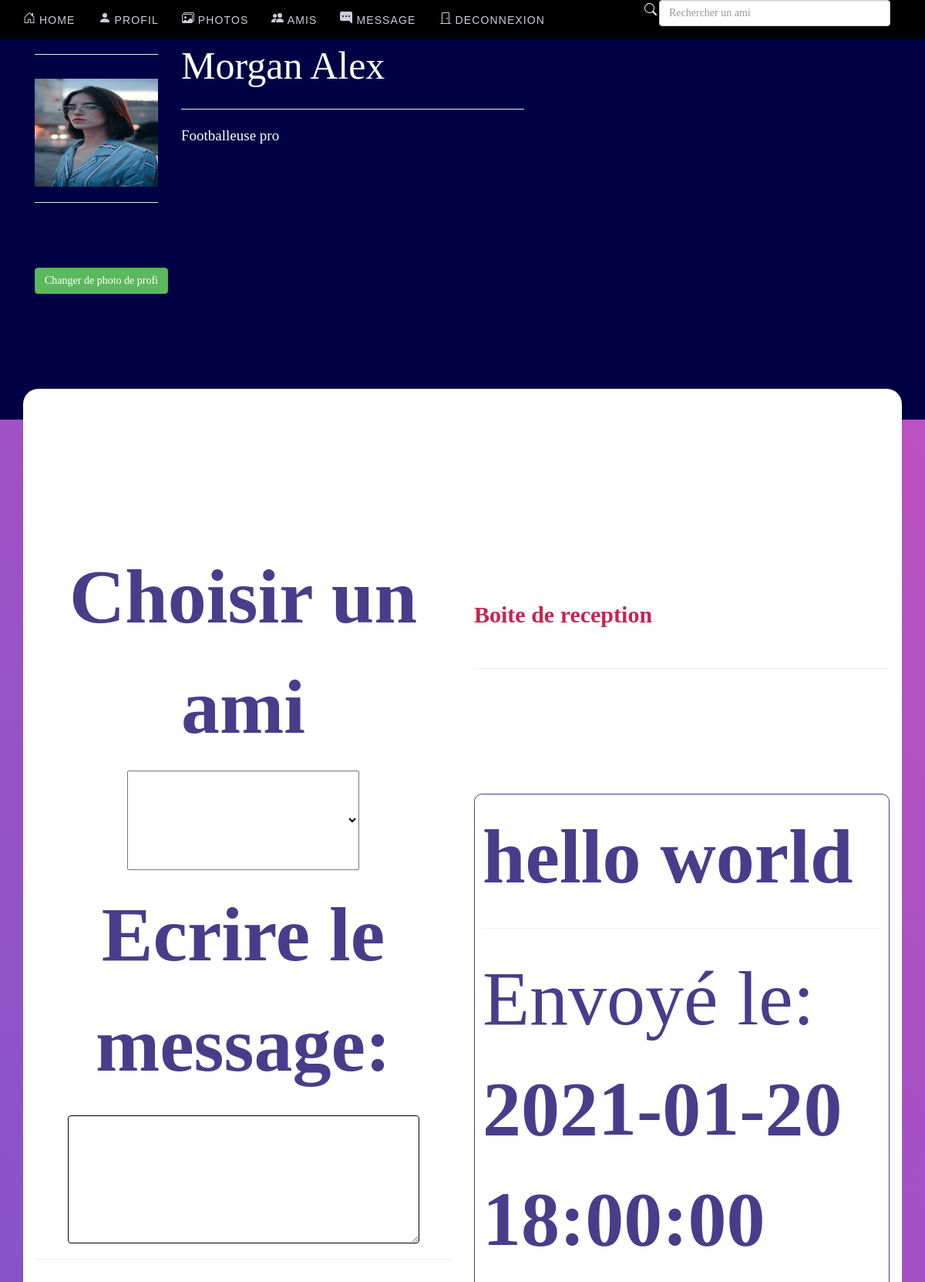
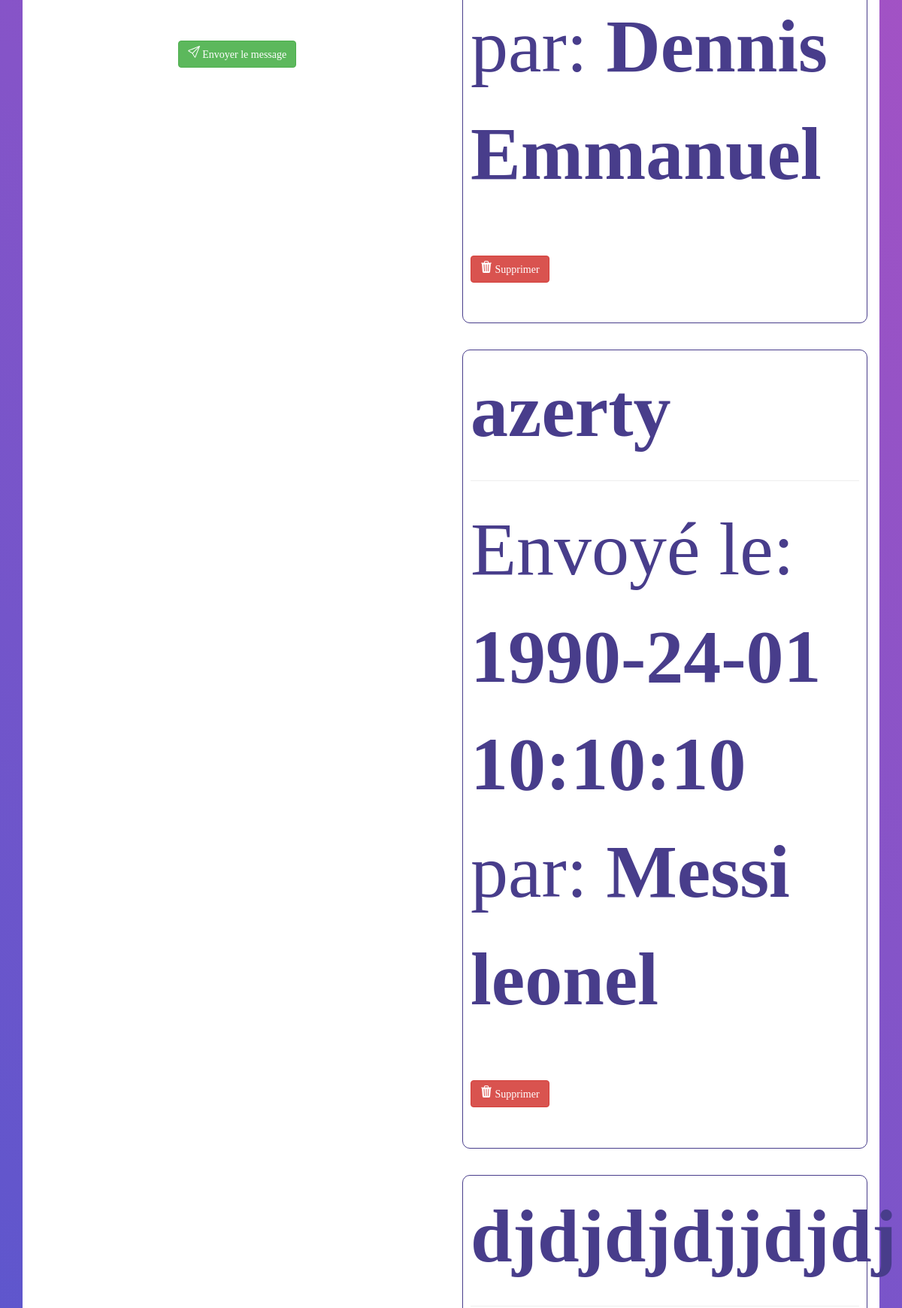
Page /Login_v1/message.php (signed in, upper part) on the committed database (2 pictures, top to bottom).
### tables this page shows
CREATE TABLE IF NOT EXISTS `members` (
  `member_id` int(11) NOT NULL AUTO_INCREMENT,
  `nom` varchar(100) NOT NULL,
  `prenom` varchar(100) NOT NULL,
  `address` varchar(100) NOT NULL,
  `email` varchar(100) NOT NULL,
  `age` int(11) NOT NULL,
  `sexe` varchar(100) NOT NULL,
  `username` varchar(100) NOT NULL,
  `password` varchar(100) NOT NULL,
  `image` varchar(100) NOT NULL,
  `birthdate` varchar(100) NOT NULL,
  `numero` varchar(100) NOT NULL,
  `status` varchar(100) NOT NULL,
  `bio` varchar(255) NOT NULL,
  PRIMARY KEY (`member_id`)
);

CREATE TABLE IF NOT EXISTS `message` (
  `message_id` int(11) NOT NULL AUTO_INCREMENT,
  `sender_id` int(11) NOT NULL,
  `reciever_id` int(11) NOT NULL,
  `content` varchar(100) NOT NULL,
  `date_sended` varchar(100) NOT NULL,
  PRIMARY KEY (`message_id`)
);

### Login_v1/session.php (called while the page is built, shortened)
<?php
$session_id = $_SESSION['id'];
$session_query = $conn->prepare("SELECT * FROM members WHERE member_id = ?");
$session_query->execute(array($session_id));
$user_row = $session_query->fetch();
$image = $user_row['image'];
?>

### Login_v1/message.php (the view, shortened to what this page needs)
<!DOCTYPE html>
<html lang="en">
<head>
</head>
<?php include('header.php'); ?>
<?php include('session.php'); ?>
<body>
<?php include('navbar.php'); ?>
<div id="masthead">
    <div class="container">
        <?php include('photoshead.php'); ?>
    </div>
    <div class="container">
        <div class="row">
            <div class="col-md-12">
                <div class="top-spacer"> </div>
            </div>
        </div>
    </div>
</div>
<div class="container">
    <div class="row">
        <div class="col-md-12">
            <div class="panel">
                <div class="panel-body">
                    <div class="row">
                        <br>
                        <div class="col-md-6 col-sm-3 text-center">
                            <form method="post" id="send_message" action="sendmessage.php">
                                <div class="control-group">
                                    <label>Choisir un ami</label>
                                    <div class="controls">
                                        <select name="friend_id" class="combo" required>
                                            <option></option>
                                            <?php
                                            $query = $conn->query("SELECT members.member_id , members.nom , members.prenom , members.image , friends.friends_id   FROM members  , friends
	WHERE friends.my_friend_id = '$session_id' AND members.member_id = friends.my_id
	OR friends.my_id = '$session_id' AND members.member_id = friends.my_friend_id
	");
                                            while($row = $query->fetch()){
                                                $friend_name = $row['nom']." ".$row['lprenom'];
                                                $id = $row['member_id'];
                                                ?>
                                                <option value="<?php echo $id; ?>"><?php echo $friend_name; ?></option>
                                            <?php } ?>
                                        </select>
                                    </div>
                                </div>
                                <div class="control-group">
                                    <label>Ecrire le message:</label>
                                    <div class="controls">
                                        <textarea name="my_message" class="my_message" required></textarea>
                                    </div>
                                </div>
                                <hr>
                                <div class="control-group">
                                    <div class="controls">
                                        <button  class="btn btn-success">
                                            Envoyer le message </button>
                                    </div>
                                </div>
                            </form>
                        </div>
                        <div class="col-md-6 col-sm-9">
                            <strong style="color: #c7254e; font-size: 30px;">Boite de reception</strong>
                            <hr>
                            <br>
                            <?php
                            $query = $conn->query("SELECT * FROM message
				LEFT JOIN members ON message.sender_id = members.member_id WHERE reciever_id = '$session_id' ");
                            while($row = $query->fetch()){
                                $id = $row['message_id'];
                                ?>
                                <div class="mes">
                                    <div class="message"> <strong><?php echo $row['content']; ?></strong>
                                        <hr>
                                        <div class="pull-left">Envoyé le: <strong><?php echo $row['date_sended']; ?></strong></div>
                                        <div class="pull-right">par: <strong> <?php echo $row['nom']." ".$row['prenom']; ?></strong></div>
                                        <br>
                                        <a href="deletemessage.php<?php echo '?id='.$id; ?>" class="btn btn-danger">
                                            Supprimer</a>
                                    </div>
                                </div>
                            <?php } ?>
                        </div>
                    </div>
                </div>
            </div>
        </div>
    </div>
</div>
<?php include('footer.php'); ?>
</body>
</html>

### Login_v1/heading2.php (shortened to what this page needs)
<!DOCTYPE html>
<body>
<div class="row">
    <div class="col-md-2">
        <hr>
        <img class="pp" src="<?php echo $image; ?>" height="140" width="160">
        <hr>
        <a class="btn btn-success" href="changepic.php">Changer de photo de profi</a>
    </div>
    <div class="col-md-5">
        <?php
        $query = $conn->query("select * from members where member_id = '$session_id'");
        $row = $query->fetch();
        ?>
        <p style="font-size: 50px;">  <?php echo $row['nom']." ".$row['prenom']; ?><span class="margin-p"> </span>
        <hr>
        <p style="font-size: 19px;"><?php echo $row['bio']; ?></p>
    </div>
</div>
</body>

### Login_v1/css/my_style.css (style rules this page uses)
body { font-family: "Helvetica Neue", Helvetica, Arial, sans-serif !important; background: #9053c7; background: -webkit-linear-gradient(-135deg, #c850c0, #4158d0); background: -o-linear-gradient(-135deg, #c850c0, #4158d0); background: -moz-linear-gradient(-135deg, #c850c0, #4158d0); background: linear-gradient(-135deg, #c850c0, #4158d0); }
.top-spacer { border-radius: 20px 20px 0 0; }
.mes { margin-bottom: 35px; }
.col-md-5 > p { color: #ffffff !important; }
.top-spacer { margin-top: 26px; }
#masthead { background-size:cover !important; }
textarea { border: 1px solid; border-radius: 4px; height: 166px; margin-top: 14px; width: 456px !important; }
body { font-family: 'TR Century Gothic' !important; padding-top:50px; color:#646464; background-color:#efefef; }
.combo { margin-bottom: 13px; padding: 7px; width: 301px; }
.message { border: 1px solid; border-radius: 10px; padding: 10px; }
#masthead { min-height:199px; background-color:#000044; color:#aaaacc; }
.top-spacer { background-color:#ffffff; height:40px; }
a,a:hover { color:#223344; text-decoration:none; }
.panel { border-color:transparent; border-radius:0; }

### rows in the picture
members: nom "Morgan", prenom "Alex", bio "Footballeuse pro"
message: content "hello world", date_sended "2021-01-20 18:00:00", members.nom "Dennis", members.prenom "Emmanuel"
message: content "azerty", date_sended "1990-24-01 10:10:10", members.nom "Messi", members.prenom "leonel"
message: content "djdjdjdjjdjdj"
